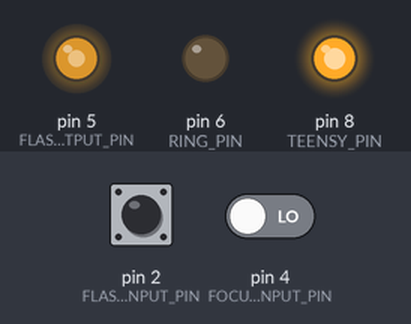
This sketch was run on a simulated Arduino Uno, built with avr-gcc and run on an emulated ATmega328P. Parts: output pins drawn as LEDs (lit = HIGH). The test bench sets the inputs (shaded band); at power-on: pin 4 (FOCUS_INPUT_PIN) LOW, pin 2 (FLASH_INPUT_PIN) HIGH.

Above: at 1.2 s.
1.3 s: pin 4 (FOCUS_INPUT_PIN) driven HIGH
At 2.5 s:
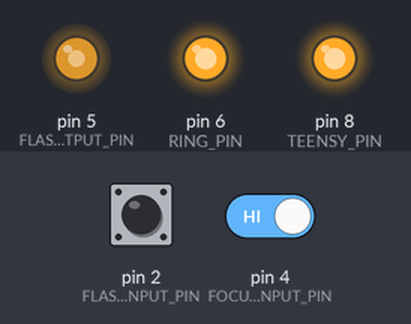
3.3 s: pin 2 (FLASH_INPUT_PIN) pulled LOW for 0.15 s
At 3.6 s:
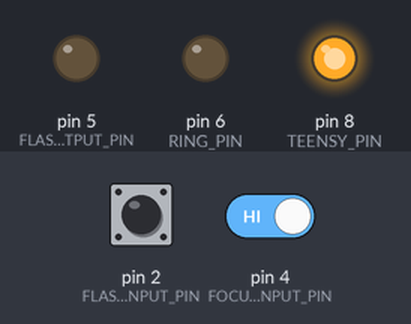
5.3 s: pin 2 (FLASH_INPUT_PIN) pulled LOW for 3.2 s
At 9.5 s:
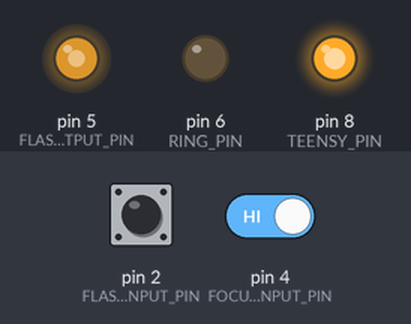
10.0 s: pin 4 (FOCUS_INPUT_PIN) driven LOW
At 11.0 s:
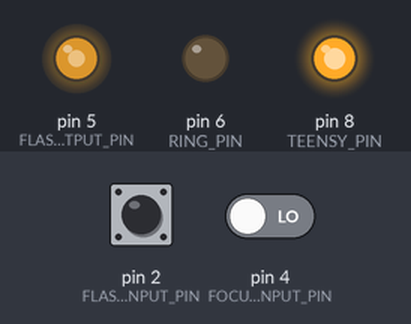
Timing chart, 0 to 12.5 s (numbered marks = the images above; inputs shaded):
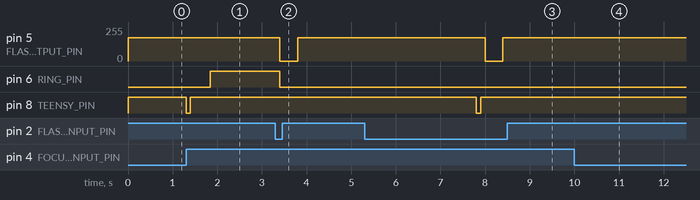

Measured:
- after the input at 1.3 s, pin 6 (RING_PIN): LOW → HIGH after 0.54 s; pin 8 (TEENSY_PIN): HIGH → LOW at once, → HIGH 0.10 s later
- after the input at 3.3 s, pin 5 (FLASH_OUTPUT_PIN): 175/255 → 0/255 after 0.10 s, → 175/255 0.40 s later; pin 6 (RING_PIN): HIGH → LOW after 0.10 s
- after the input at 5.3 s, pin 5 (FLASH_OUTPUT_PIN): 175/255 → 0/255 after 2.7 s, → 175/255 0.40 s later; pin 6 (RING_PIN): stays LOW (without the input it goes to HIGH after 3.0 s)
- after the input at 10.0 s, pin 8 (TEENSY_PIN): stays HIGH (without the input it goes to LOW after 2.4 s)

The sketch:

flash_code_uno.ino
```cpp
#define FOCUS_INPUT_PIN 4
#define FLASH_INPUT_PIN 2
#define FLASH_OUTPUT_PIN 5
#define RING_PIN 6
#define TEENSY_PIN 8

boolean focusState = LOW;
int lampBrightness = 175;
float ringBrightness = 0;
float fadeSpeed = 0.02;

enum states {
  IDLE_STATE,
  FOCUS_STATE,
  FLASH_STATE
};

enum states lightingState = IDLE_STATE;

void setup() {
  Serial.begin(115200);
  pinMode(FOCUS_INPUT_PIN, INPUT);
  pinMode(FLASH_INPUT_PIN, INPUT_PULLUP);
  pinMode(FLASH_OUTPUT_PIN, OUTPUT);
  pinMode(RING_PIN, OUTPUT);
  pinMode(TEENSY_PIN, OUTPUT);

  analogWrite(FLASH_OUTPUT_PIN, lampBrightness);
  digitalWrite(RING_PIN, LOW);
  digitalWrite(TEENSY_PIN, HIGH);
}

void loop() {
  switch (lightingState) {

    case IDLE_STATE:

      if (digitalRead(FOCUS_INPUT_PIN)) {
        lightingState = FOCUS_STATE;
        ringBrightness = 0;
        digitalWrite(TEENSY_PIN, LOW);
        delay(100);
        digitalWrite(TEENSY_PIN, HIGH);
      }

      break;

    case FOCUS_STATE:
      analogWrite(RING_PIN, int(ringBrightness));
      ringBrightness += fadeSpeed;
      if (ringBrightness > 255) ringBrightness = 255;

      if (!digitalRead(FLASH_INPUT_PIN)) {
        lightingState = FLASH_STATE;
      }
      if (!digitalRead(FOCUS_INPUT_PIN)) {
        lightingState = IDLE_STATE;
        ringBrightness = 0;
        analogWrite(RING_PIN, int(ringBrightness));
      }

      break;

    case FLASH_STATE:
      delay(100); // wait until camera is finished taking photo
      analogWrite(RING_PIN, 0);
      analogWrite(FLASH_OUTPUT_PIN, 0);
      delay(400);
      analogWrite(FLASH_OUTPUT_PIN, lampBrightness);
      lightingState = IDLE_STATE;
      delay(4000); // wait for focus signal to go LOW
      break;
  }
}
```
